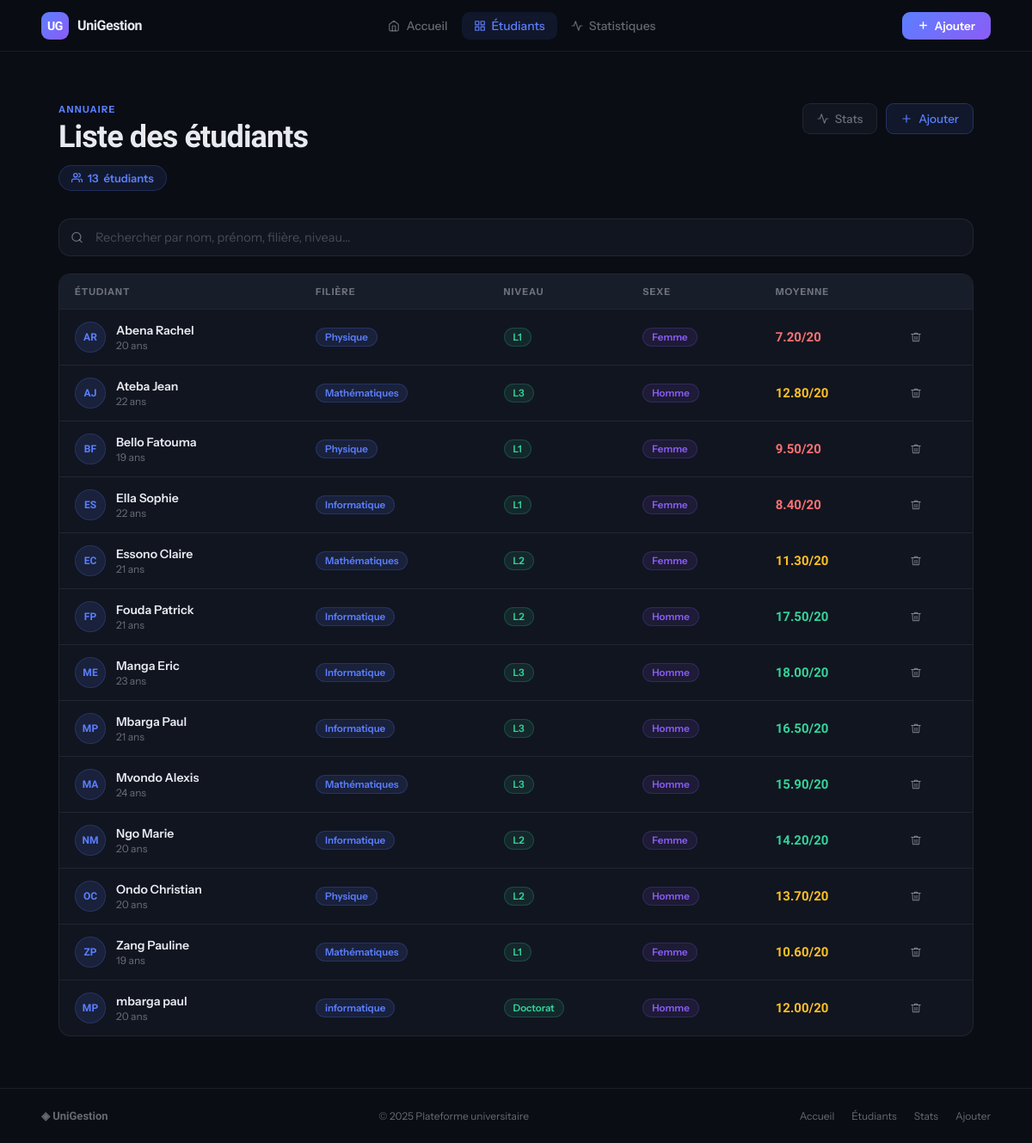
Page /liste on the committed database.
### tables this page shows
CREATE TABLE etudiants (
            id       INTEGER PRIMARY KEY AUTOINCREMENT,
            nom      TEXT    NOT NULL,
            prenom   TEXT    NOT NULL,
            age      INTEGER,
            sexe     TEXT,
            filiere  TEXT,
            niveau   TEXT,
            moyenne  REAL    DEFAULT 0.0
        );

### app.py (the view)
@app.route("/liste")
def liste():
    conn = get_db()
    etudiants = conn.execute("SELECT * FROM etudiants ORDER BY nom, prenom").fetchall()
    conn.close()
    return render_template("liste.html", etudiants=etudiants)

### app.py (called while the page is built)
def get_db():
    conn = sqlite3.connect(DB_PATH)
    conn.row_factory = sqlite3.Row
    return conn

### templates/liste.html (shortened to what this page needs)
{% extends "base.html" %}
{% block content %}
<div class="list-page">
  <div class="page-head">
    <div class="page-head-left">
      <div class="page-eyebrow">Annuaire</div>
      <h1 class="page-title">Liste des étudiants</h1>
      <div class="count-pill">
        <svg width="13" height="13" viewBox="0 0 24 24" fill="none" stroke="currentColor" stroke-width="2.5" stroke-linecap="round" stroke-linejoin="round"><path d="M17 21v-2a4 4 0 0 0-4-4H5a4 4 0 0 0-4 4v2"/><circle cx="9" cy="7" r="4"/><path d="M23 21v-2a4 4 0 0 0-3-3.87"/><path d="M16 3.13a4 4 0 0 1 0 7.75"/></svg>
        <span id="count">{{ etudiants|length }}</span> étudiant{% if etudiants|length != 1 %}s{% endif %}
      </div>
    </div>
    <div class="head-actions">
      <a href="/stats" class="btn-sm">
        <svg viewBox="0 0 24 24"><polyline points="22 12 18 12 15 21 9 3 6 12 2 12"/></svg>
        Stats
      </a>
      <a href="/ajouter" class="btn-sm accent">
        <svg viewBox="0 0 24 24"><line x1="12" y1="5" x2="12" y2="19"/><line x1="5" y1="12" x2="19" y2="12"/></svg>
        Ajouter
      </a>
    </div>
  </div>
  <div class="search-wrap">
    <input type="text" id="search" placeholder="Rechercher par nom, prénom, filière, niveau…">
  </div>
  <div class="table-wrap">
    <table id="stu-table">
      <thead>
        <tr>
          <th>Étudiant</th>
          <th>Filière</th>
          <th>Niveau</th>
          <th>Sexe</th>
          <th>Moyenne</th>
          <th></th>
        </tr>
      </thead>
      <tbody id="stu-body">
        {% for e in etudiants %}
        <tr data-q="{{ e.nom|lower }} {{ e.prenom|lower }} {{ (e.filiere or '')|lower }} {{ (e.niveau or '')|lower }}">
          <td data-label="Étudiant">
            <div class="stu-cell">
              <div class="avatar">{{ e.nom[0]|upper }}{{ e.prenom[0]|upper }}</div>
              <div>
                <div class="stu-name">{{ e.nom }} {{ e.prenom }}</div>
                <div class="stu-meta">{{ e.age }} ans</div>
              </div>
            </div>
          </td>
          <td data-label="Filière">
            <span class="badge badge-blue">{{ e.filiere or '—' }}</span>
          </td>
          <td data-label="Niveau">
            <span class="badge badge-green">{{ e.niveau or '—' }}</span>
          </td>
          <td data-label="Sexe">
            <span class="badge badge-purple">{{ e.sexe or '—' }}</span>
          </td>
          <td data-label="Moyenne">
            <span class="moy {% if e.moyenne >= 14 %}moy-h{% elif e.moyenne >= 10 %}moy-m{% else %}moy-l{% endif %}">
              {{ "%.2f"|format(e.moyenne) }}/20
            </span>
          </td>
          <td data-label="Action">
            <a href="/supprimer/{{ e.id }}"
               class="del-btn"
               onclick="return confirm('Supprimer {{ e.nom }} {{ e.prenom }} ?')"
               title="Supprimer">
              <svg viewBox="0 0 24 24"><polyline points="3 6 5 6 21 6"/><path d="M19 6l-1 14H6L5 6"/><path d="M10 11v6"/><path d="M14 11v6"/><path d="M9 6V4h6v2"/></svg>
            </a>
          </td>
        </tr>
        {% else %}
        <tr>
          <td colspan="6" style="text-align:center;padding:48px;color:var(--text-muted);">
            Aucun étudiant enregistré. <a href="/ajouter" style="color:var(--accent);">En ajouter un →</a>
          </td>
        </tr>
        {% endfor %}
      </tbody>
    </table>
  </div>
</div>
{% endblock %}

### templates/base.html (shortened to what this page needs)
<!DOCTYPE html>
<html lang="fr">
<head>
</head>
<body>
  <header class="navbar">
    <div class="nav-inner">
      <a href="/" class="nav-logo">
        <div class="nav-logo-mark">UG</div>
        <span class="nav-logo-label">UniGestion</span>
      </a>
      <nav>
        <ul class="nav-links">
          <li>
            <a href="/" id="link-home">
              <svg viewBox="0 0 24 24"><path d="M3 9l9-7 9 7v11a2 2 0 0 1-2 2H5a2 2 0 0 1-2-2z"/><polyline points="9 22 9 12 15 12 15 22"/></svg>
              Accueil
            </a>
          </li>
          <li>
            <a href="/liste" id="link-liste">
              <svg viewBox="0 0 24 24"><rect x="3" y="3" width="7" height="7"/><rect x="14" y="3" width="7" height="7"/><rect x="14" y="14" width="7" height="7"/><rect x="3" y="14" width="7" height="7"/></svg>
              Étudiants
            </a>
          </li>
          <li>
            <a href="/stats" id="link-stats">
              <svg viewBox="0 0 24 24"><polyline points="22 12 18 12 15 21 9 3 6 12 2 12"/></svg>
              Statistiques
            </a>
          </li>
        </ul>
      </nav>
      <div style="display:flex;align-items:center;gap:10px;">
        <a href="/ajouter" class="nav-add" id="link-add">
          <svg viewBox="0 0 24 24"><line x1="12" y1="5" x2="12" y2="19"/><line x1="5" y1="12" x2="19" y2="12"/></svg>
          Ajouter
        </a>
      </div>
    </div>
  </header>
  <main>{% block content %}{% endblock %}</main>
  <footer class="footer">
    <div class="footer-inner">
      <div class="footer-brand">◈ UniGestion</div>
      <span class="footer-copy">© 2025 Plateforme universitaire</span>
      <div class="footer-links">
        <a href="/">Accueil</a>
        <a href="/liste">Étudiants</a>
        <a href="/stats">Stats</a>
        <a href="/ajouter">Ajouter</a>
      </div>
    </div>
  </footer>
</body>
</html>

### templates/base.html (style rules this page uses)
*, *::before, *::after { box-sizing: border-box; margin: 0; padding: 0; }
:root { --bg: #0a0d14; --surface: #111520; --surface-2: #181d2a; --border: rgba(255,255,255,0.07); --border-hover: rgba(255,255,255,0.14); --text: #e8eaf0; --text-muted: rgba(232,234,240,0.42); --accent: #5b7fff; --accent-2: #8b5cf6; --green: #34d399; --amber: #fbbf24; --red: #f87171; --nav-h: 60px; --font-display: 'Cabinet Grotesk', sans-serif; --font-body: 'Instrument Sans', sans-serif; --radius: 14px; --radius-sm: 9px; }
html { scroll-behavior: smooth; }
body { font-family: var(--font-body); background: var(--bg); color: var(--text); min-height: 100vh; display: flex; flex-direction: column; }
.navbar { position: sticky; top: 0; z-index: 200; height: var(--nav-h); background: rgba(10,13,20,0.82); backdrop-filter: blur(20px); -webkit-backdrop-filter: blur(20px); border-bottom: 1px solid var(--border); display: flex; align-items: center; padding: 0 clamp(16px, 4vw, 64px); }
.nav-inner { max-width: 1160px; width: 100%; margin: 0 auto; display: flex; align-items: center; justify-content: space-between; gap: 20px; }
.nav-logo { display: flex; align-items: center; gap: 10px; text-decoration: none; flex-shrink: 0; }
.nav-logo-mark { width: 32px; height: 32px; background: linear-gradient(135deg, var(--accent), var(--accent-2)); border-radius: 9px; display: flex; align-items: center; justify-content: center; font-family: var(--font-display); font-weight: 800; font-size: 14px; color: #fff; letter-spacing: -0.5px; }
.nav-logo-label { font-family: var(--font-display); font-weight: 700; font-size: 16px; color: var(--text); letter-spacing: -0.4px; }
.nav-links { display: flex; align-items: center; gap: 2px; list-style: none; }
.nav-links a { display: flex; align-items: center; gap: 7px; padding: 7px 14px; font-size: 14px; font-weight: 500; color: var(--text-muted); text-decoration: none; border-radius: var(--radius-sm); transition: color 0.2s, background 0.2s; }
.nav-links a svg { width: 14px; height: 14px; stroke: currentColor; fill: none; stroke-width: 2; stroke-linecap: round; stroke-linejoin: round; }
.nav-links a.active { color: var(--accent); background: rgba(91,127,255,0.1); }
.nav-add { display: inline-flex; align-items: center; gap: 7px; padding: 8px 18px; background: linear-gradient(135deg, var(--accent), var(--accent-2)); color: #fff; font-size: 13.5px; font-weight: 600; border-radius: var(--radius-sm); text-decoration: none; transition: opacity 0.2s, transform 0.2s, box-shadow 0.2s; white-space: nowrap; }
.nav-add svg { width: 13px; height: 13px; stroke: #fff; fill: none; stroke-width: 2.5; stroke-linecap: round; stroke-linejoin: round; }
main { flex: 1; }
.footer { border-top: 1px solid var(--border); padding: 24px clamp(16px, 4vw, 64px); }
.footer-inner { max-width: 1160px; margin: 0 auto; display: flex; align-items: center; justify-content: space-between; flex-wrap: wrap; gap: 12px; }
.footer-brand { display: flex; align-items: center; gap: 8px; font-family: var(--font-display); font-size: 13px; font-weight: 700; color: var(--text-muted); }
.footer-copy { font-size: 12px; color: var(--text-muted); }
.footer-links { display: flex; gap: 20px; }
.footer-links a { font-size: 12px; color: var(--text-muted); text-decoration: none; transition: color 0.2s; }

### rows in the picture
etudiants: nom "A", prenom "R", nom "Abena", prenom "Rachel", age "20", filiere "Physique", niveau "L1", sexe "Femme", moyenne "7.20"
etudiants: nom "A", prenom "J", nom "Ateba", prenom "Jean", age "22", filiere "Mathématiques", niveau "L3", sexe "Homme", moyenne "12.80"
etudiants: nom "B", prenom "F", nom "Bello", prenom "Fatouma", age "19", filiere "Physique", niveau "L1", sexe "Femme", moyenne "9.50"
etudiants: nom "E", prenom "S", nom "Ella", prenom "Sophie", age "22", filiere "Informatique", niveau "L1", sexe "Femme", moyenne "8.40"
etudiants: nom "E", prenom "C", nom "Essono", prenom "Claire", age "21", filiere "Mathématiques", niveau "L2", sexe "Femme", moyenne "11.30"
etudiants: nom "F", prenom "P", nom "Fouda", prenom "Patrick", age "21", filiere "Informatique", niveau "L2", sexe "Homme", moyenne "17.50"
etudiants: nom "M", prenom "E", nom "Manga", prenom "Eric", age "23", filiere "Informatique", niveau "L3", sexe "Homme", moyenne "18.00"
etudiants: nom "M", prenom "P", nom "Mbarga", prenom "Paul", age "21", filiere "Informatique", niveau "L3", sexe "Homme", moyenne "16.50"
etudiants: nom "M", prenom "A", nom "Mvondo", prenom "Alexis", age "24", filiere "Mathématiques", niveau "L3", sexe "Homme", moyenne "15.90"
etudiants: nom "N", prenom "M", nom "Ngo", prenom "Marie", age "20", filiere "Informatique", niveau "L2", sexe "Femme", moyenne "14.20"
etudiants: nom "O", prenom "C", nom "Ondo", prenom "Christian", age "20", filiere "Physique", niveau "L2", sexe "Homme", moyenne "13.70"
etudiants: nom "Z", prenom "P", nom "Zang", prenom "Pauline", age "19", filiere "Mathématiques", niveau "L1", sexe "Femme", moyenne "10.60"
etudiants: nom "M", prenom "P", nom "mbarga", prenom "paul", age "20", filiere "informatique", niveau "Doctorat", sexe "Homme", moyenne "12.00"

### other values in the picture
{{ etudiants|length }} "13"
